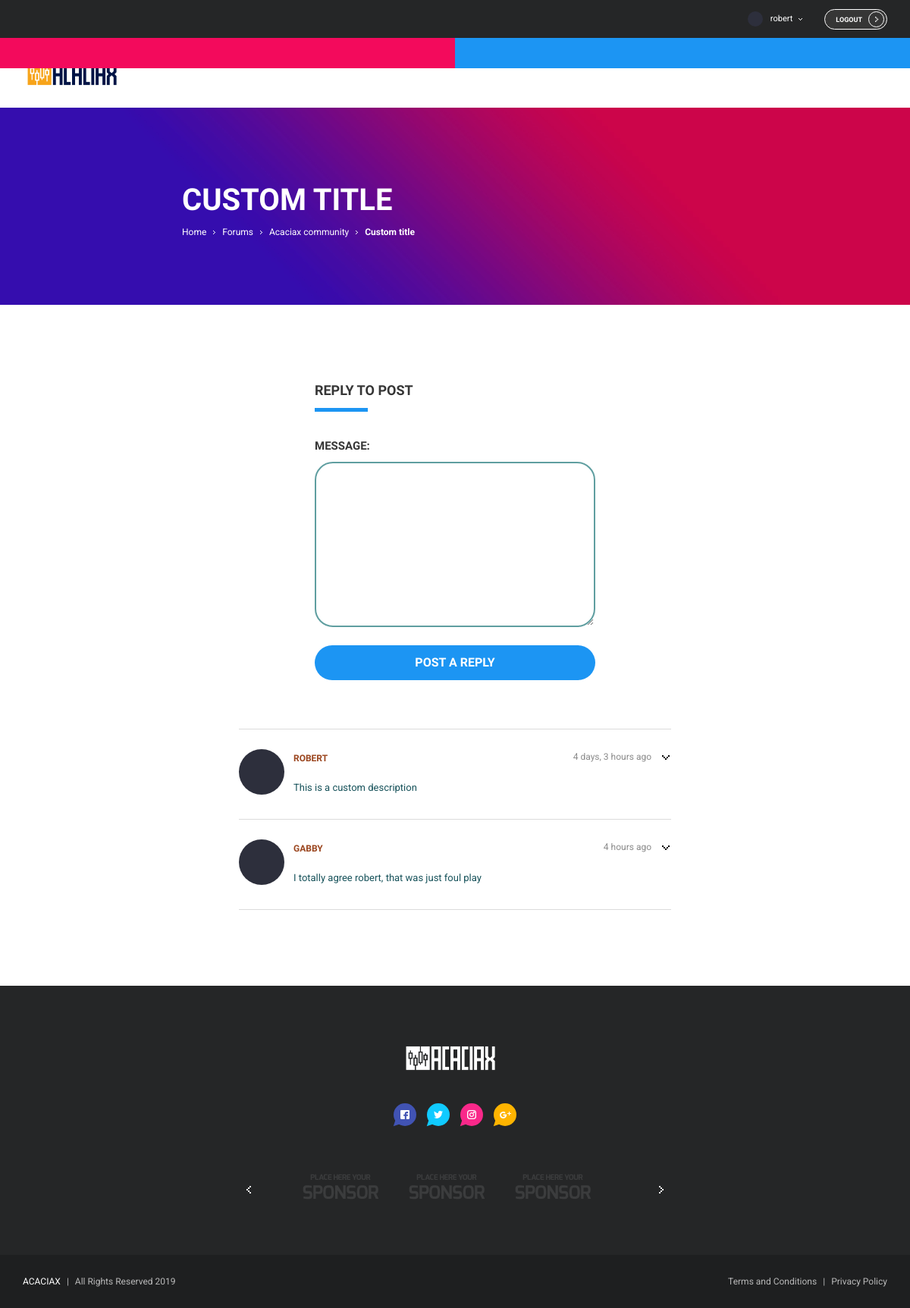
Page /forum/1/topics/1/reply/ (signed in) on the committed database.
### forum/models.py (models this page shows, shortened)
class Topic(models.Model):
    subject = models.CharField(max_length=255)
    category = models.ForeignKey(Category, related_name='topics', on_delete=models.CASCADE)
    starter = models.ForeignKey(User, related_name='topics', on_delete=models.CASCADE)
    last_updated = models.DateTimeField(auto_now_add=True)
    views = models.PositiveIntegerField(default=0)

class Category(models.Model):
    name = models.CharField(max_length=30, unique=True)
    description = models.CharField(max_length=100)

class Post(models.Model):
    message = models.TextField(max_length=4000)
    topic = models.ForeignKey(Topic, related_name='posts', on_delete=models.CASCADE)
    created_at = models.DateTimeField(auto_now_add=True)
    updated_at = models.DateTimeField(null=True)
    created_by = models.ForeignKey(User, related_name='posts', on_delete=models.CASCADE)
    updated_by = models.ForeignKey(User, null=True, related_name='+', on_delete=models.CASCADE)

### forum/views.py (the view)
# urls.py: re_path(r'^forum/(?P<pk>\d+)/topics/(?P<topic_pk>\d+)/reply/$', views.reply_topic, name='reply_topic')
@login_required
def reply_topic(request, pk, topic_pk):
    topic = get_object_or_404(Topic, category__pk=pk, pk=topic_pk)
    if request.method == 'POST':
        form = PostForm(request.POST)
        if form.is_valid():
            post = form.save(commit=False)
            post.topic = topic
            post.created_by = request.user
            post.save()
            return redirect('topic_posts', pk=pk, topic_pk=topic_pk)
    else:
        form = PostForm()
    return render(request, 'reply_topic.html', {'topic': topic, 'form': form})

### forum/forms.py
class PostForm(forms.ModelForm):
    class Meta:
        model = Post
        fields = ['message']

### forum/templatetags/form_tags.py (called while the page is built)
@register.filter
def input_class(bound_field):
    css_class = 'bder-cstm-clr'
    if bound_field.form.is_bound:
        if bound_field.errors:
            css_class = 'is-invalid'
        elif field_type(bound_field) != 'PasswordInput':
            css_class = 'is-valid'
    return 'form-control {}'.format(css_class)

### templates/reply_topic.html (shortened to what this page needs)
{% extends 'base.html' %}
{% load static %}
{% load humanize %}
{% block content_reply_post %}
  <div class="banner-wrap game-review">
    <div class="banner grid-limit cstm-width-60">
      <h2 class="banner-title text-left">{{ topic.subject }}</h2>
      <p class="banner-sections text-left">
        <a href="{% url 'home' %}"><span class="clr-whte banner-section">Home</span></a>
        <svg class="arrow-icon">
          <use xlink:href="#svg-arrow"></use>
        </svg>
        <a href="{% url 'forum' %}"><span class="clr-whte banner-section">Forums</span></a>
        <svg class="arrow-icon">
          <use xlink:href="#svg-arrow"></use>
        </svg>
        <span class="banner-section">{{ topic.category.name }}</span>
        <svg class="arrow-icon">
          <use xlink:href="#svg-arrow"></use>
        </svg>
        <span class="banner-section"><strong>{{ topic.subject }}</strong></span>
      </p>
    </div>
  </div>
  <div class="layout-content-full grid-limit">
    <div class="grid2-1col centered">
      <div id="tab-new-topic" class="tab-wrap">
        <div class="tab-body">
          <div class="tab-item">
            <div class="form-box">
              <div class="section-title-wrap blue">
                <h2 class="section-title medium">Reply to  post</h2>
              </div>
              <form method="post">
			    {% include 'includes/form.html' %}
			    <button type="submit" class="button blue full">Post a reply</button>
			  </form>
            </div>
          </div>
        </div>
      </div>
      <div class="activity-items">
        {% for post in topic.posts.all %}
        <div class="activity-item">
          <img class="user-avatar" src="{% static 'img/users/05.jpg' %}" alt="user-05">
          <div class="activity-item-dropdown-button">
            <svg class="arrow-icon medium">
              <use xlink:href="#svg-arrow-medium"></use>
            </svg>
          </div>
          <div class="activity-item-row">
            <a href="topic.html" class="activity-item-title secondary-color">{{ post.created_by.username }}</a>
            <p class="activity-item-timestamp">{{ post.created_at|naturaltime }}</p>
          </div>
          <p class="activity-item-text base-color">{{ post.message }}</p>
        </div>
        {% endfor %}
      </div>
    </div>
  </div>
{% endblock content_reply_post %}

### templates/navbar/navbar.html (shortened to what this page needs)
{% load static %}
  <div class="header-wrap">
    <div class="header grid-limit">
      <div class="widget-selectables float_right">
        {% if user.is_authenticated %}
        <div class="widget-options-wrap">
          <div id="account-dropdown-trigger" class="current-option">
            <div class="current-option-value">
              <img class="widget-option-img user-avatar micro" src="{% static 'img/users/05.jpg' %}" alt="avatar-01">
              <p class="widget-option-text">{{ user.username }}</p>
            </div>
            <svg class="arrow-icon">
              <use xlink:href="#svg-arrow"></use>
            </svg>
          </div>
        </div>
        <a href="{% url 'logout' %}" class="button tiny hidden-xs logout-btn log-button">
            Logout
            <div class="button-ornament cstm-btn-ornament">
              <svg class="arrow-icon">
                <use xlink:href="#svg-arrow"></use>
              </svg>
            </div>
          </a>
        {% endif %}
      </div>
    </div>
  </div>
  <nav class="navigation-wrap void">
    <div class="navigation grid-limit">
      <div class="logo">
        <a href="{% url 'home' %}">
          <figure class="logo-img">
              <img src="{% static 'img/acaciax/logo/full-logo.png' %}" alt="Logo">
          </figure>
        </a>
      </div>
    </div>
  </nav>

### static/css/custom_css.css (style rules this page uses)
.header { display: inherit; }
.float_right { float: right; }
.logout-btn { border:1px solid #fff; }
.cstm-btn-ornament { background-color: transparent!important; border: 1px solid #fff; top: 2px!important; }
.cstm-btn-ornament .arrow-icon { top: 6px!important; left: 8px!important; width: 5px; height: 7px; }
.button.full { font-size: 16px; margin-top: 20px; }
.text-left { text-align: left!important; }
.cstm-width-60 { width: 60%; }
label { font-size: 15px; font-weight: 700; padding-top: 25px; }
.bder-cstm-clr { border: 2px solid cadetblue!important; font-size: 16px!important; }
.header .widget-selectables:last-child .widget-options-wrap { display: unset; }
.header .widget-selectables .widget-option-img { display: unset; }
.logo .logo-img { width: 130px }
.base-color { color: #18535B; }
.secondary-color { color: #9B461F!important; }
.clr-whte { color: #FFF; }

### rows in the picture
Topic: subject "CUSTOM TITLE", category.name "Acaciax community", subject "Custom title"
Post: created_by.username "ROBERT", created_at "4 days, 3 hours ago", message "This is a custom description"
Post: created_by.username "GABBY", created_at "4 hours ago", message "I totally agree robert, that was just foul play"

### other values in the picture
{{ user.username }} "robert"
{{ field.label_tag }} "MESSAGE:"
